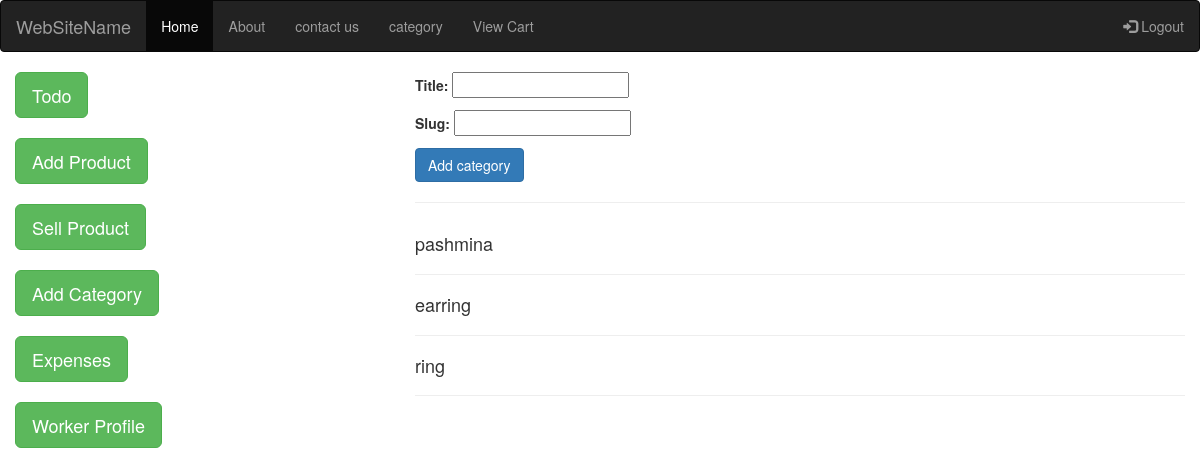
Screenshot of /addcategory with the database file from the repository.
### ecommapp/models.py (models this page shows, shortened)
class Category(models.Model):
    title=models.CharField(max_length=200)
    slug=models.SlugField(unique=True)

### ecommapp/views.py (the view)
# urls.py: path('addcategory',views.addcategory,name="addcategory"),
@csrf_exempt
def addcategory(request):
    form = Category_Form(request.POST)
    if request.method == 'POST':
        if form.is_valid():
            form.save()
        return redirect('addcategory')
    else:
        categories=Category.objects.all()
        form = Category_Form()
        return render(None,'addcategory.html', {'form':form,'allcategories':categories})

### ecommapp/forms.py
class Category_Form(forms.ModelForm):
    class Meta:
        model =Category
        fields =['title','slug']

### templates/addcategory.html (shortened to what this page needs)
{%extends 'master.html'%}
{% block 'body' %}
{% include 'sidebar.html' %}
<div class="col-md-8">
    <form action="{% url 'addcategory' %}"  method="POST" >
        {{form.as_p}}
    <button type="submit" class="btn btn-primary">Add category</button>
    </form>
    <hr>
</div>
<div class="col-md-4"></div>
    <div class="col-md-8">
        {% for cat in allcategories %}
        <h4>{{ cat.title }} </h4>
        <hr>
        {%endfor%}
      </div>
{%endblock%}

### rows the page displays
Category: title "pashmina"
Category: title "earring"
Category: title "ring"
